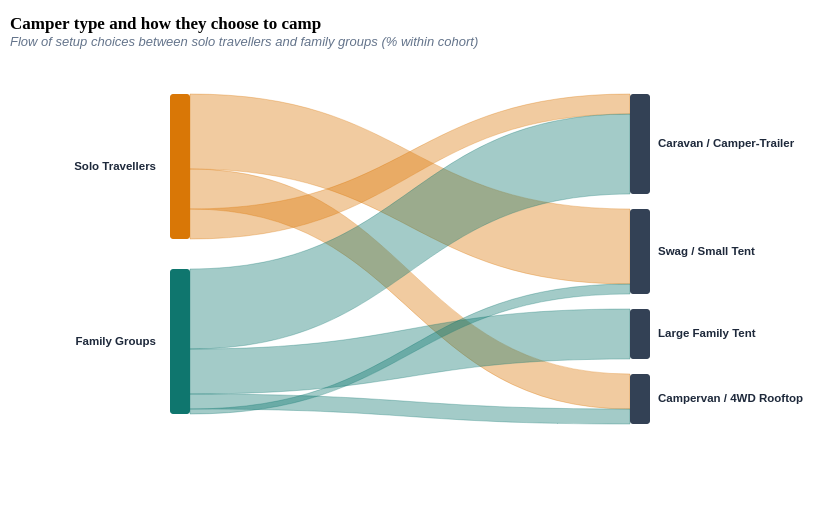

This figure's Vega-Lite source:
### Vega specification from a JSON file in a GitHub repository (floating-point values rounded to 4 significant figures)
{"$schema": "https://vega.github.io/schema/vega/v5.json", "title": {"text": "Camper type and how they choose to camp", "subtitle": "Flow of setup choices between solo travellers and family groups (% within cohort)", "anchor": "start", "fontSize": 17, "font": "Playfair Display", "fontWeight": "bold", "subtitleFontSize": 13, "subtitleColor": "#64748b", "subtitleFontStyle": "italic"}, "width": 600, "height": 440, "padding": {"top": 15, "left": 10, "right": 30, "bottom": 15}, "data": [{"name": "nodes", "values": [{"name": "Solo Travellers", "side": "left", "x": 160, "y0": 40, "y1": 185, "color": "#d97706"}, {"name": "Family Groups", "side": "left", "x": 160, "y0": 215, "y1": 360, "color": "#0f766e"}, {"name": "Caravan / Camper-Trailer", "side": "right", "x": 620, "y0": 40, "y1": 140, "color": "#334155"}, {"name": "Swag / Small Tent", "side": "right", "x": 620, "y0": 155, "y1": 240, "color": "#334155"}, {"name": "Large Family Tent", "side": "right", "x": 620, "y0": 255, "y1": 305, "color": "#334155"}, {"name": "Campervan / 4WD Rooftop", "side": "right", "x": 620, "y0": 320, "y1": 370, "color": "#334155"}]}, {"name": "ribbons", "values": [{"source": "Solo Travellers", "target": "Swag / Small Tent", "value": "52.4%", "color": "#d97706", "y0a": 40, "y0b": 115, "y1a": 155, "y1b": 230}, {"source": "Solo Travellers", "target": "Campervan / 4WD Rooftop", "value": "23.8%", "color": "#d97706", "y0a": 115, "y0b": 155, "y1a": 320, "y1b": 355}, {"source": "Solo Travellers", "target": "Caravan / Camper-Trailer", "value": "14.3%", "color": "#d97706", "y0a": 155, "y0b": 185, "y1a": 40, "y1b": 60}, {"source": "Family Groups", "target": "Caravan / Camper-Trailer", "value": "54.2%", "color": "#0f766e", "y0a": 215, "y0b": 295, "y1a": 60, "y1b": 140}, {"source": "Family Groups", "target": "Large Family Tent", "value": "31.3%", "color": "#0f766e", "y0a": 295, "y0b": 340, "y1a": 255, "y1b": 305}, {"source": "Family Groups", "target": "Campervan / 4WD Rooftop", "value": "10.4%", "color": "#0f766e", "y0a": 340, "y0b": 355, "y1a": 355, "y1b": 370}, {"source": "Family Groups", "target": "Swag / Small Tent", "value": "4.1%", "color": "#0f766e", "y0a": 355, "y0b": 360, "y1a": 230, "y1b": 240}], "transform": [{"type": "formula", "expr": "'M ' + 180 + ' ' + datum.y0a + ' C ' + 400 + ' ' + datum.y0a + ', ' + 400 + ' ' + datum.y1a + ', ' + 620 + ' ' + datum.y1a + ' L ' + 620 + ' ' + datum.y1b + ' C ' + 400 + ' ' + datum.y1b + ', ' + 400 + ' ' + datum.y0b + ', ' + 180 + ' ' + datum.y0b + ' Z'", "as": "pathStr"}]}], "marks": [{"type": "path", "from": {"data": "ribbons"}, "encode": {"enter": {"path": {"field": "pathStr"}, "fill": {"field": "color"}, "fillOpacity": {"value": 0.38}, "stroke": {"field": "color"}, "strokeWidth": {"value": 0.5}, "strokeOpacity": {"value": 0.6}}, "update": {"fillOpacity": {"value": 0.38}, "tooltip": {"signal": "{'Cohort': datum.source, 'Accommodation': datum.target, 'Share': datum.value}"}}, "hover": {"fillOpacity": {"value": 0.75}}}}, {"type": "rect", "from": {"data": "nodes"}, "encode": {"enter": {"x": {"field": "x"}, "width": {"value": 20}, "y": {"field": "y0"}, "y2": {"field": "y1"}, "fill": {"field": "color"}, "cornerRadius": {"value": 3}}}}, {"type": "text", "from": {"data": "nodes"}, "encode": {"enter": {"x": {"signal": "datum.side === 'left' ? datum.x - 14 : datum.x + 28"}, "y": {"signal": "(datum.y0 + datum.y1) / 2"}, "text": {"field": "name"}, "align": {"signal": "datum.side === 'left' ? 'right' : 'left'"}, "baseline": {"value": "middle"}, "fontWeight": {"value": "bold"}, "fontSize": {"value": 11.5}, "fill": {"value": "#1e293b"}}}}]}
